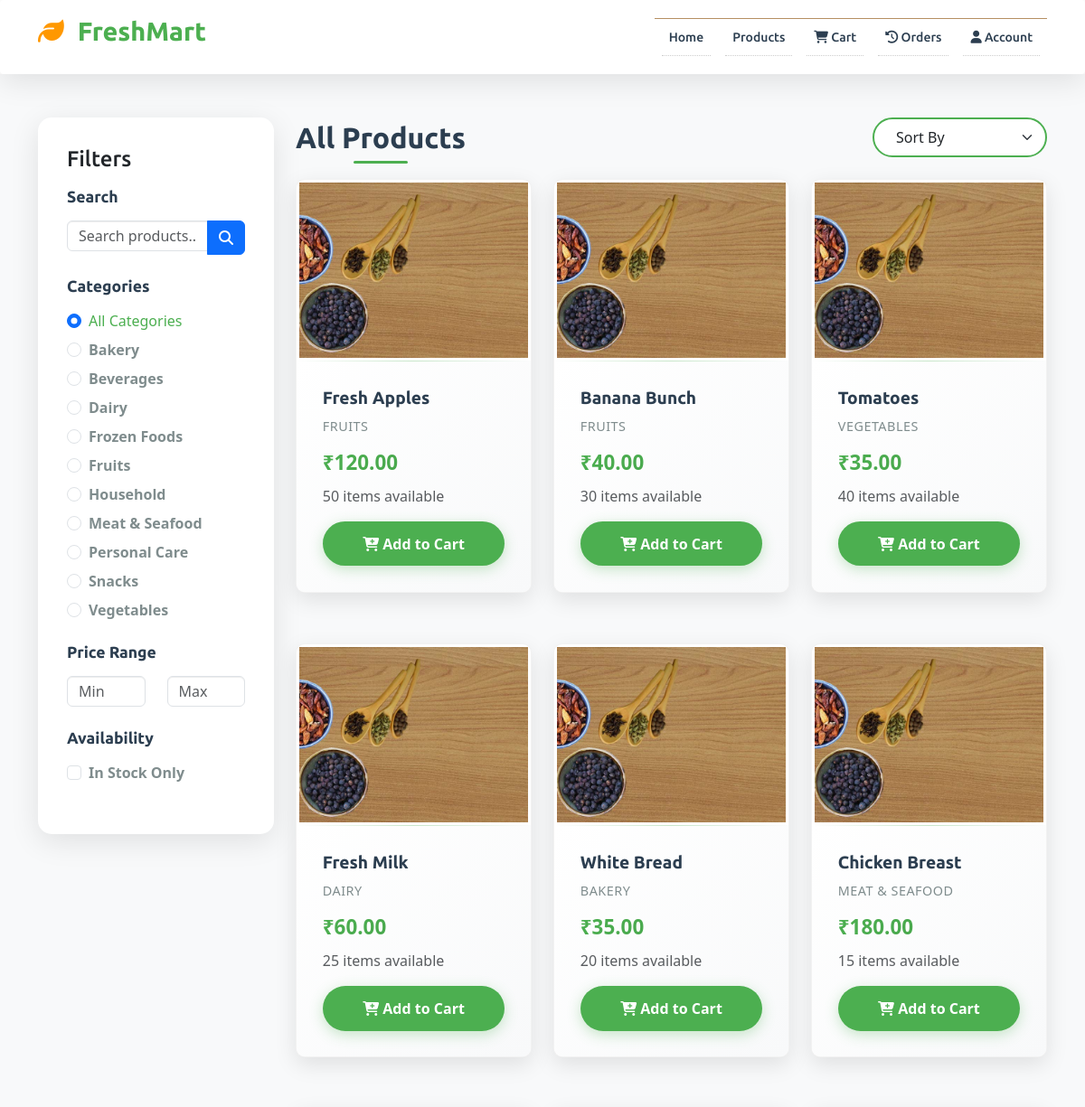
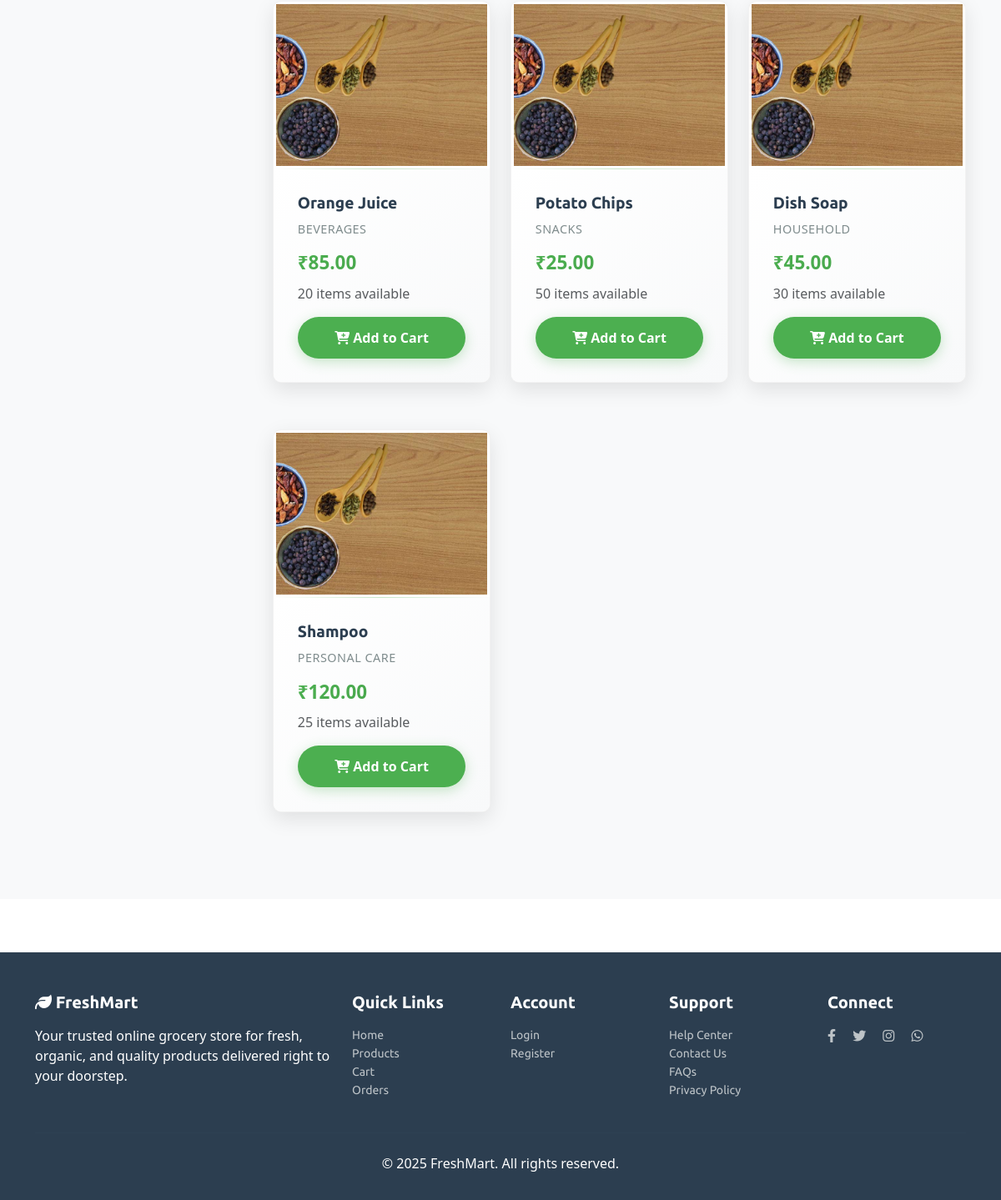
The app's page /Grocery/products.php with its own data (2 pictures, top to bottom).
### tables this page shows
CREATE TABLE products (
    product_id INT AUTO_INCREMENT PRIMARY KEY,
    product_name VARCHAR(100) NOT NULL,
    category_id INT,
    product_description TEXT,
    price DECIMAL(10,2) NOT NULL,
    cost_price DECIMAL(10,2),
    stock_quantity INT DEFAULT 0,
    min_stock_level INT DEFAULT 5,
    product_image VARCHAR(255),
    barcode VARCHAR(50) UNIQUE,
    unit VARCHAR(20) DEFAULT 'piece',
    weight DECIMAL(10,3),
    brand VARCHAR(50),
    supplier VARCHAR(100),
    expiry_date DATE,
    is_featured BOOLEAN DEFAULT FALSE,
    is_active BOOLEAN DEFAULT TRUE,
    created_at TIMESTAMP DEFAULT CURRENT_TIMESTAMP,
    updated_at TIMESTAMP DEFAULT CURRENT_TIMESTAMP ON UPDATE CURRENT_TIMESTAMP,
    FOREIGN KEY (category_id) REFERENCES categories(category_id) ON DELETE SET NULL,
    INDEX idx_product_name (product_name),
    INDEX idx_category (category_id),
    INDEX idx_price (price)
);

CREATE TABLE categories (
    category_id INT AUTO_INCREMENT PRIMARY KEY,
    category_name VARCHAR(50) UNIQUE NOT NULL,
    category_description TEXT,
    category_image VARCHAR(255),
    parent_category_id INT,
    is_active BOOLEAN DEFAULT TRUE,
    created_at TIMESTAMP DEFAULT CURRENT_TIMESTAMP,
    FOREIGN KEY (parent_category_id) REFERENCES categories(category_id) ON DELETE SET NULL
);

### Grocery/products.php (the view, shortened to what this page needs)
<?php
include 'db_connection.php';
?>
<!DOCTYPE html>
<html>
<head>
<link href="css/bootstrap.css" rel="stylesheet" type="text/css" media="all" />
<link href="css/style.css" rel="stylesheet" type="text/css" media="all" />
<link href="css/font-awesome.css" rel="stylesheet" type="text/css" media="all" />
<link href="https://cdn.jsdelivr.net/npm/bootstrap@5.3.0/dist/css/bootstrap.min.css" rel="stylesheet">
<link href="https://cdnjs.cloudflare.com/ajax/libs/font-awesome/6.4.0/css/all.min.css" rel="stylesheet">
</head>
<body>
    <?php include 'partials/navbar_simple.php'; ?>
<section class="py-5 bg-light">
    <div class="container">
        <div class="row">
            <div class="col-lg-3">
                <div class="filters-sidebar mb-4">
                    <h4 class="mb-3">Filters</h4>
                    <div class="filter-section mb-4">
                        <h5 class="filter-title">Search</h5>
                        <div class="input-group">
                            <input type="text" class="form-control" id="searchInput" placeholder="Search products...">
                            <button class="btn btn-primary" type="button" onclick="filterProducts()">
                                <i class="fas fa-search"></i>
                            </button>
                        </div>
                    </div>
                    <div class="filter-section mb-4">
                        <h5 class="filter-title">Categories</h5>
                        <div class="form-check">
                            <input class="form-check-input" type="radio" name="category" id="all" value="" checked onchange="filterProducts()">
                            <label class="form-check-label" for="all">All Categories</label>
                        </div>
                        <?php
                        $category_query = mysqli_query($connect, "SELECT DISTINCT category_name FROM categories WHERE is_active = TRUE ORDER BY category_name");
                        while ($category = mysqli_fetch_array($category_query)) {
                            ?>
                            <div class="form-check">
                                <input class="form-check-input" type="radio" name="category" id="<?php echo strtolower($category['category_name']); ?>" value="<?php echo $category['category_name']; ?>" onchange="filterProducts()">
                                <label class="form-check-label" for="<?php echo strtolower($category['category_name']); ?>"><?php echo ucfirst($category['category_name']); ?></label>
                            </div>
                            <?php
                        }
                        ?>
                    </div>
                    <div class="filter-section mb-4">
                        <h5 class="filter-title">Price Range</h5>
                        <div class="row">
                            <div class="col-6">
                                <input type="number" class="form-control" id="minPrice" placeholder="Min" onchange="filterProducts()">
                            </div>
                            <div class="col-6">
                                <input type="number" class="form-control" id="maxPrice" placeholder="Max" onchange="filterProducts()">
                            </div>
                        </div>
                    </div>
                    <div class="filter-section mb-4">
                        <h5 class="filter-title">Availability</h5>
                        <div class="form-check">
                            <input class="form-check-input" type="checkbox" id="inStock" onchange="filterProducts()">
                            <label class="form-check-label" for="inStock">In Stock Only</label>
                        </div>
                    </div>
                </div>
            </div>
            <div class="col-lg-9">
                <div class="d-flex justify-content-between align-items-center mb-4">
                    <h2 class="section-title mb-0">All Products</h2>
                    <div class="sort-dropdown">
                        <select class="form-select" id="sortBy" onchange="filterProducts()">
                            <option value="">Sort By</option>
                        </select>
                    </div>
                </div>
                <div class="row" id="productsContainer">
                    <?php
                    $columns = [];
                    $colRes = mysqli_query($connect, "SHOW COLUMNS FROM products");
                    if ($colRes) {
                        while ($c = mysqli_fetch_assoc($colRes)) { $columns[$c['Field']] = true; }
                    }
                    $colId = isset($columns['ID']) ? 'ID' : 'product_id';
                    $colName = isset($columns['Item_name']) ? 'Item_name' : 'product_name';
                    $colPrice = isset($columns['cost']) ? 'cost' : 'price';
                    $colStock = isset($columns['no_of_items']) ? 'no_of_items' : 'stock_quantity';
                    $colCategory = isset($columns['catogery']) ? 'catogery' : (isset($columns['category_id']) ? 'category_id' : null);
                    $where_conditions = [];
                    $where_clause = $where_conditions ? "WHERE " . implode(" AND ", $where_conditions) : "";
                    $order_clause = "";
                    $query = mysqli_query($connect, "SELECT * FROM products $where_clause $order_clause");
                    if (mysqli_num_rows($query) > 0) {
                        while ($row = mysqli_fetch_array($query)) {
                            $image_path = '';
                            if (!$image_path) { $image_path = 'images/default.jpg'; }
                            else {
                                if (strpos($image_path, '/') === false && strpos($image_path, '\\') === false) {
                                    $image_path = 'images/' . $image_path;
                                }
                            }
                            ?>
                            <div class="col-lg-4 col-md-6 mb-4">
                                <div class="product-card">
                                    <div class="product-image">
                                        <img src="<?php echo $image_path; ?>" alt="<?php echo $row[$colName]; ?>">
                                        <?php $stockVal = intval($row[$colStock] ?? 0); if ($stockVal <= 0) { ?>
                                            <span class="product-badge" style="background:#e74c3c">Out of Stock</span>
                                        <?php } elseif ($stockVal > 0 && $stockVal <= 10) { ?>
                                            <span class="product-badge">Limited Stock</span>
                                        <?php } ?>
                                    </div>
                                    <div class="product-info">
                                        <h5 class="product-title"><?php echo $row[$colName]; ?></h5>
                                        <?php
                                        $catLabel = '';
                                        if ($colCategory === 'catogery') { $catLabel = $row['catogery']; }
                                        elseif ($colCategory === 'category_id' && isset($row['category_id'])) {
                                            $cid = intval($row['category_id']);
                                            $cr = mysqli_query($connect, "SELECT category_name FROM categories WHERE category_id=$cid LIMIT 1");
                                            if ($cr && ($crow = mysqli_fetch_assoc($cr))) { $catLabel = $crow['category_name']; }
                                        }
                                        ?>
                                        <p class="product-category"><?php echo $catLabel; ?></p>
                                        <div class="product-price">₹<?php echo number_format(floatval($row[$colPrice] ?? 0), 2); ?></div>
                                        <p class="text-muted"><?php echo $stockVal; ?> items available</p>
                                        <?php if ($stockVal > 0) { ?>
                                            <form class="add-to-cart-form" onsubmit="addToCart(event, <?php echo $row[$colId]; ?>)">
                                                <button type="submit" class="btn btn-add-cart">
                                                    <i class="fas fa-cart-plus"></i> Add to Cart
                                                </button>
                                            </form>
                                        <?php } else { ?>
                                            <button class="btn btn-secondary" disabled>
                                                <i class="fas fa-ban"></i> Out of Stock
                                            </button>
                                        <?php } ?>
                                    </div>
                                </div>
                            </div>
                            <?php
                        }
                    }
                    ?>
                </div>
            </div>
        </div>
    </div>
</section>
<?php include 'partials/footer.php'; ?>
</body>
</html>

### records on screen
products: product_name "Fresh Apples", category.category_name "FRUITS", price "120.00", stock_quantity "50"
products: product_name "Banana Bunch", category.category_name "FRUITS", price "40.00", stock_quantity "30"
products: product_name "Tomatoes", category.category_name "VEGETABLES", price "35.00", stock_quantity "40"
products: product_name "Fresh Milk", category.category_name "DAIRY", price "60.00", stock_quantity "25"
products: product_name "White Bread", category.category_name "BAKERY", price "35.00", stock_quantity "20"
products: product_name "Chicken Breast", category.category_name "MEAT & SEAFOOD", price "180.00", stock_quantity "15"
products: product_name "Orange Juice", category.category_name "BEVERAGES", price "85.00", stock_quantity "20"
products: product_name "Potato Chips", category.category_name "SNACKS", price "25.00", stock_quantity "50"
products: product_name "Dish Soap", category.category_name "HOUSEHOLD", price "45.00", stock_quantity "30"
products: product_name "Shampoo", category.category_name "PERSONAL CARE", price "120.00", stock_quantity "25"

### other values on screen
$category['category_name'] "Bakery"
$category['category_name'] "Beverages"
$category['category_name'] "Dairy"
$category['category_name'] "Frozen Foods"
$category['category_name'] "Fruits"
$category['category_name'] "Household"
$category['category_name'] "Meat & Seafood"
$category['category_name'] "Personal Care"
$category['category_name'] "Snacks"
$category['category_name'] "Vegetables"
